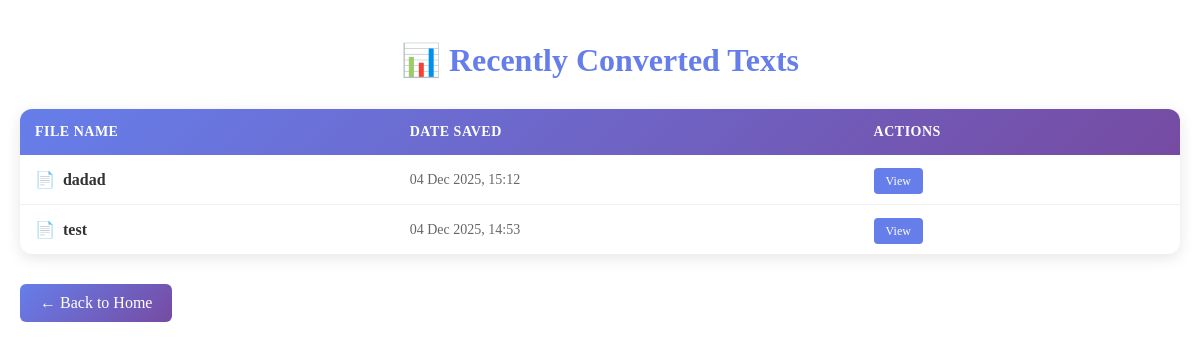
/app/dashboard/, run on an earlier commit of the app's database.
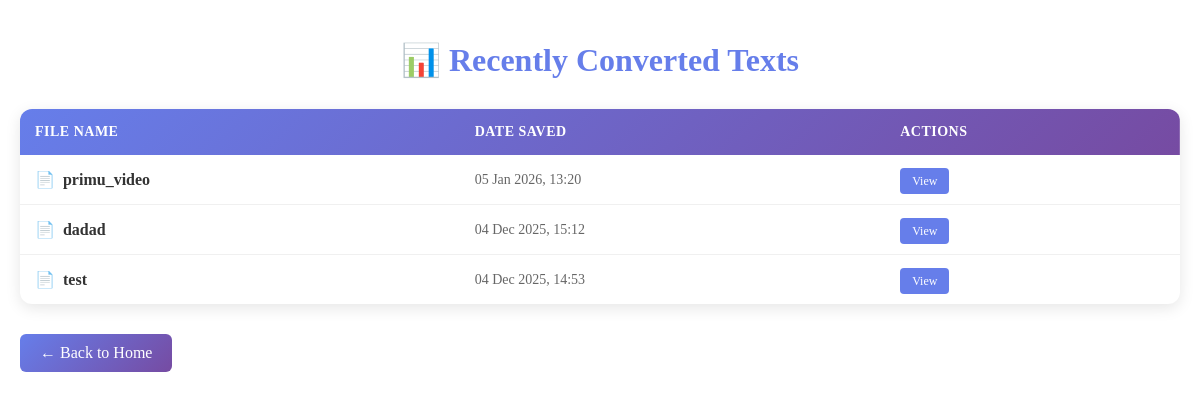
And on a later commit of the database.
### YoutubeToText/models.py (models this page shows, shortened)
class ConvertedVideo(models.Model):
    title = models.CharField(max_length=255)
    content = models.TextField()
    created_at = models.DateTimeField(auto_now_add=True)
    user = models.ForeignKey(User, on_delete=models.CASCADE, null=True, blank=True)
    class Meta:
        ordering = ['-created_at']  # Cele mai recente primele

### YoutubeToText/views.py (the view)
# urls.py: path('dashboard/', views.view_dashboard, name='dashboard'),
def view_dashboard(request):
    if request.user.is_authenticated:
        converted_videos = ConvertedVideo.objects.filter(user=request.user)
    else:
        converted_videos = ConvertedVideo.objects.all()
    return render(request, 'dashboard.html', {
        'converted_videos': converted_videos
    })

### templates/dashboard.html (shortened to what this page needs)
<!DOCTYPE html>
<html lang="en">
<head>
    <link rel="stylesheet" href="https://cdn.simplecss.org/simple.min.css">
</head>
<body>
    <h1>📊 Recently Converted Texts</h1>
    {% if converted_videos %}
        <table class="conversions-table">
            <thead>
                <tr>
                    <th>File Name</th>
                    <th>Date Saved</th>
                    <th>Actions</th>
                </tr>
            </thead>
            <tbody>
                {% for video in converted_videos %}
                <tr>
                    <td>
                        <div class="file-title">
                            {{ video.title }}
                        </div>
                    </td>
                    <td class="date-cell">
                        {{ video.created_at|date:"d M Y, H:i" }}
                    </td>
                    <td>
                        <a href="{% url 'YoutubeToText:view_video_detail' video.id %}" class="action-button video-link">View</a>
                    </td>
                </tr>
                {% endfor %}
            </tbody>
        </table>
    {% else %}
        <div class="empty-state">
            <h2>No converted texts yet</h2>
            <p>Start converting YouTube videos to see them here!</p>
        </div>
    {% endif %}
    <p>
        <a href="{% url 'YoutubeToText:index' %}" class="back-button">← Back to Home</a>
    </p>
</body>
</html>

### templates/dashboard.html (style rules this page uses)
body { padding: 20px; max-width: 1200px; margin: 0 auto; }
h1 { text-align: center; color: #667eea; margin-bottom: 30px; }
.conversions-table { width: 100%; border-collapse: collapse; margin: 30px 0; background: white; border-radius: 12px; overflow: hidden; box-shadow: 0 4px 15px rgba(0, 0, 0, 0.1); }
.conversions-table thead { background: linear-gradient(135deg, #667eea 0%, #764ba2 100%); color: white; }
.conversions-table th { padding: 15px; text-align: left; font-weight: bold; font-size: 14px; text-transform: uppercase; letter-spacing: 0.5px; }
.conversions-table td { padding: 15px; border-bottom: 1px solid #f0f0f0; }
.conversions-table tbody tr:last-child td { border-bottom: none; }
.file-title { font-weight: 600; color: #333; display: flex; align-items: center; gap: 8px; }
.file-title::before { content: "📄"; }
.date-cell { color: #666; font-size: 14px; }
.back-button { display: inline-block; padding: 10px 20px; background: linear-gradient(135deg, #667eea 0%, #764ba2 100%); color: white; text-decoration: none; border-radius: 6px; transition: all 0.3s ease; }
.action-button { padding: 6px 12px; background: #667eea; color: white; text-decoration: none; border-radius: 4px; font-size: 12px; transition: background 0.2s ease; }

What changed in the data, as far as the page shows it:
added ConvertedVideo: title "primu_video", created_at "05 Jan 2026, 13:20"
